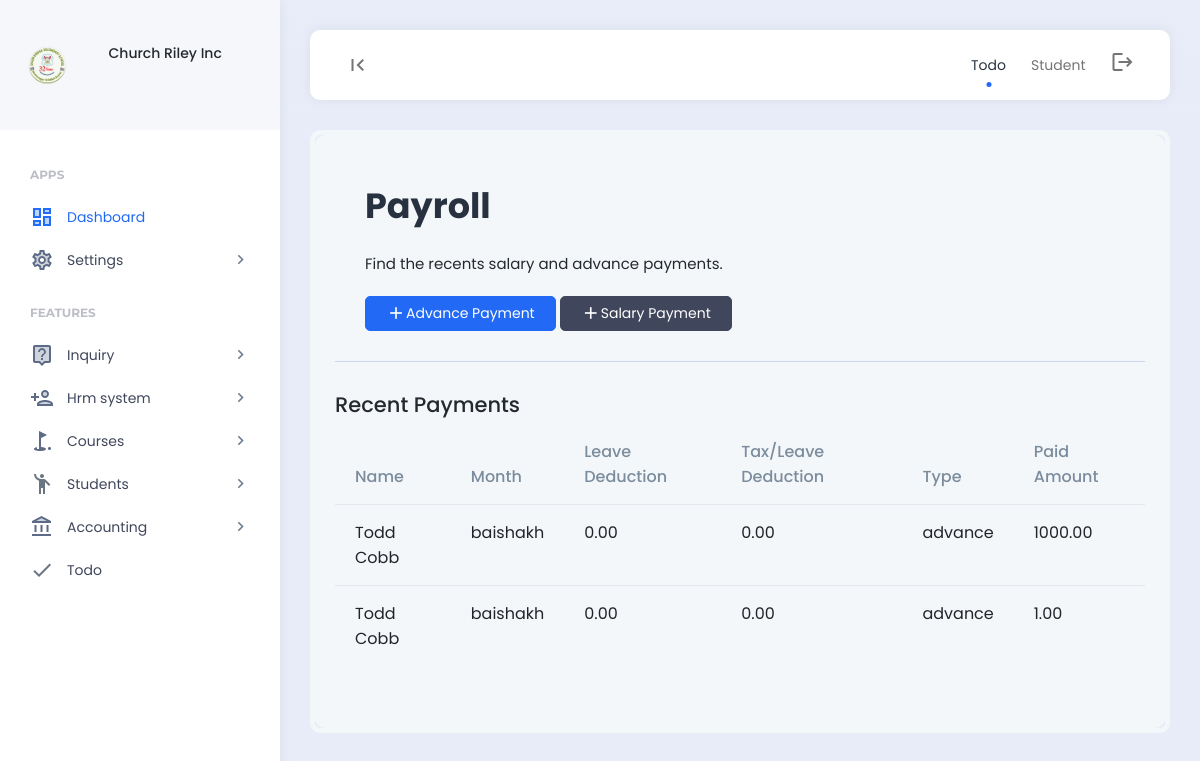
The page /payroll/ (signed in) on the database its author committed.
### features/models.py (models this page shows, shortened)
class Company(models.Model):
    company_name = models.CharField(max_length=255)
    company_address = models.CharField(max_length=255)
    company_email = models.CharField(max_length=255)
    company_contact_number = models.CharField(max_length=255)
    company_logo = models.ImageField(upload_to='company_images/')
    payment_terms = models.TextField()
    created = models.DateField(auto_now_add=True)
    class Meta:
        verbose_name_plural = "03. Company Setup"

### hrm/models.py (models this page shows, shortened)
class Salary(models.Model):
    employee = models.ForeignKey(Employee, on_delete=models.SET_NULL, null = True)
    month = models.ForeignKey(MonthSetup, on_delete=models.SET_NULL,null=True)
    leave_deduction = models.FloatField(max_length=255,null=True, blank=True)
    tax_deduction = models.FloatField(max_length=255,null=True, blank=True)
    company_deduction = models.FloatField(max_length=255,null=True, blank=True)
    paid_salary = models.FloatField(max_length=255,null=True, blank=True)
    type = models.CharField(max_length=255,null=True, blank=True, default='salary')
    created = models.DateField(auto_now_add=True)
    class Meta:
        verbose_name_plural = "03. Salary"

class Employee(models.Model):
    department = models.ForeignKey(Department, on_delete=models.SET_NULL,null=True)
    designation = models.ForeignKey(Designation, on_delete=models.SET_NULL,null=True)
    user = models.OneToOneField(User, on_delete=models.CASCADE)
    permission = models.ForeignKey(Permission,on_delete=models.SET_NULL,null=True, blank=True)
    code = models.CharField(max_length=100,null=True, blank=True)
    email = models.CharField(max_length=200,null=True, blank=True)
    contact = models.CharField(max_length=200,null=True, blank=True)
    address = models.CharField(max_length=200,null=True, blank=True)
    emp_salary = models.CharField(max_length=200,null=True, blank=True)
    emp_password = models.CharField(max_length=200,null=True, blank=True)
    date_joined = models.DateTimeField(null=True, blank=True)
    date_modified = models.DateTimeField(auto_now=True)
    created = models.DateTimeField(auto_now_add=True)
    class Meta:
        verbose_name_plural = "01. Employees"

class MonthSetup(models.Model):
    year = models.ForeignKey(YearSetup, on_delete=models.CASCADE)
    month = models.CharField(max_length=255)
    start_date = models.DateField()
    end_date = models.DateField()
    is_active = models.BooleanField(default = True)
    def __str__(self):
        return self.month
    class Meta:
        verbose_name_plural = "05. Month"

### hrm/views.py (the view)
# urls.py: path("payroll/", views.payroll, name="payroll"),
def payroll(request):
    if 'read_hrm' in custom_data_views(request):
        months = MonthSetup.objects.filter(is_active = True)
        current_datetime = date.today()
        date_object = current_datetime
        today_date = date_object.strftime('%Y-%m-%d')
        all_employees = Employee.objects.all()
        recent_salary = Salary.objects.all().order_by('created')
        context = {
            'months':months,
            'today_date':today_date,
            'all_employees':all_employees,
            'recent_salary':recent_salary,
        }
        return render(request,'hrm/payroll.html',context)
    else:
        messages.info(request, "Unauthorized access.")
        return redirect('home')

### templates/hrm/payroll.html (shortened to what this page needs)
{% include 'header.html' %}
<div class="app-content">
    <div class="content-wrapper">
        <div class="example-container">
            <div class="example-content bg-light">
                <div class="page-description d-flex align-items-center">
                    <div class="page-description-content flex-grow-1">
                        <h1>Payroll</h1>
                        <span>Find the recents salary and advance payments.</span>
                    </div>
                    <div class="page-description-actions">
                        {% if 'create_hrm' in permissions %}
                        <a href="" class="btn btn-primary" data-bs-toggle="modal" data-bs-target="#exampleModalCenterAdvance"><i class="material-icons">add</i>Advance Payment</a>
                        <a href="" class="btn btn-dark" data-bs-toggle="modal" data-bs-target="#exampleModalCenter"><i class="material-icons">add</i>Salary Payment</a>
                        {% endif %}
                    </div>
                </div>
                <h4>Recent Payments</h4>
                            <table class="table nowrap w-100 mb-5">
                                <thead>
                                    <tr>
                                        <th>Name</th>
                                        <th>Month</th>
                                        <th>Leave Deduction</th>
                                        <th>Tax/Leave Deduction</th>
                                        <th>Type</th>
                                        <th>Paid Amount</th>
                                    </tr>
                                </thead>
                                <tbody>
                                    {% if recent_salary %}
                                    {% for recent_salary in recent_salary %}
                                    <tr>
                                        <td>{{recent_salary.employee.user.first_name}} {{recent_salary.employee.user.last_name}}</td>
                                        <td>{{recent_salary.month}}</td>
                                        <td>{{recent_salary.leave_deduction|floatformat:2}}</td>
                                        <td>{{recent_salary.tax_deduction|floatformat:2}}</td>
                                        <td>{{recent_salary.type}}</td>
                                        <td>{{recent_salary.paid_salary|floatformat:2}}</td>
                                    </tr>
                                    {% endfor %}
                                    {% else %}
                                    <tr>
                                        <td style="text-align: center" colspan="7">No Recent Payments</td>
                                    </tr>
                                    {% endif %}
                                </tbody>
                            </table>
            </div>
        </div>
    </div>
</div>
{% include 'footer.html' %}

### templates/header.html (shortened to what this page needs)
{% load static %}
<body>
    {% include 'nav_links.html' %}
    <div class="app align-content-stretch d-flex flex-wrap">
        <div class="app-sidebar">
            <div class="logo d-flex align-items-center">
                <div class="row">
                    <div class="col-2">
                        <img src="{{company.company_logo.url}}" height="40">
                    </div>
                    <div class="col-2"></div>
                    <div class="col-8">
                        <div class="sidebar-user-switcher user-activity-online">
                            <h6>{{company.company_name}}</h6>
                        </div>
                    </div>
                </div>
            </div>
            <div class="app-menu">
                <ul class="accordion-menu">
                    <li class="sidebar-title">
                        Apps
                    </li>
                    <li class="active-page">
                        <a href="{% url 'home' %}" class="active"><i class="material-icons-two-tone">dashboard</i>Dashboard</a>
                    </li>
                    <li>
                        <a href=""><i class="material-icons-two-tone">settings</i>Settings<i class="material-icons has-sub-menu">keyboard_arrow_right</i></a>
                    </li>
                    <li class="sidebar-title">
                        Features
                    </li>
                    <li>
                        <a href=""><i class="material-icons-two-tone">live_help</i>Inquiry<i class="material-icons has-sub-menu">keyboard_arrow_right</i></a>
                    </li>
                    <li>
                        <a href=""><i class="material-icons-two-tone">person_add</i>Hrm system<i class="material-icons has-sub-menu">keyboard_arrow_right</i></a>
                    </li>
                    <li>
                        {% if 'read_course' in permissions %}
                        <a href=""><i class="material-icons-two-tone">golf_course</i>Courses<i class="material-icons has-sub-menu">keyboard_arrow_right</i></a>
                        {% endif %}
                    </li>
                    <li>
                        {% if 'read_student' in permissions %}
                        <a href="#"><i class="material-icons-two-tone">emoji_people</i>Students<i class="material-icons has-sub-menu">keyboard_arrow_right</i></a>
                        {% endif %}
                    </li>
                    <li>
                        {% if 'read_finance' in permissions %}
                        <a href="#"><i class="material-icons-two-tone">account_balance</i>Accounting<i class="material-icons has-sub-menu">keyboard_arrow_right</i></a>
                        {% endif %}
                    </li>
                    <li>
                        <a href="{% url 'todo' %}"><i class="material-icons-two-tone">done</i>Todo</a>
                    </li>
                </ul>
            </div>
        </div>
        <div class="app-container">
            <div class="app-header">
                <nav class="navbar navbar-light navbar-expand">
                    <div class="container-fluid">
                        <div class="navbar-nav" id="navbarNav">
                            <ul class="navbar-nav">
                                <li class="nav-item">
                                    <a class="nav-link hide-sidebar-toggle-button" href="#"><i class="material-icons">first_page</i></a>
                                </li>
                            </ul>
                        </div>
                        <div class="d-flex">
                            <ul class="navbar-nav">
                                <li class="nav-item hidden-on-mobile">
                                    <a class="nav-link active" href="{% url 'todo' %}">Todo</a>
                                </li>
                                <li class="nav-item hidden-on-mobile">
                                    <a class="nav-link" href="{% url 'student' %}">Student</a>
                                </li>
                                <li class="nav-item">
                                    <a class="nav-link" href="{% url 'logout' %}"><i class="material-icons">logout</i></a>
                                </li>
                            </ul>
                        </div>
                    </div>
                </nav>
            </div>

### rows shown on the page
Company: company_logo (picture), company_name "Church Riley Inc"
Salary: employee.user.first_name "Todd", employee.user.last_name "Cobb", month "baishakh", leave_deduction "0.00", tax_deduction "0.00", type "advance", paid_salary "1000.00"
Salary: employee.user.first_name "Todd", employee.user.last_name "Cobb", month "baishakh", leave_deduction "0.00", tax_deduction "0.00", type "advance", paid_salary "1.00"
